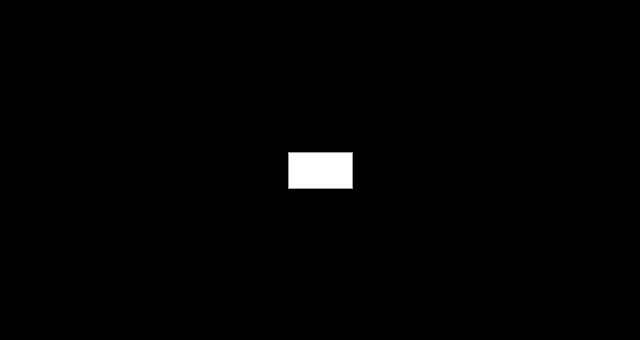
Frame 1 (no input)
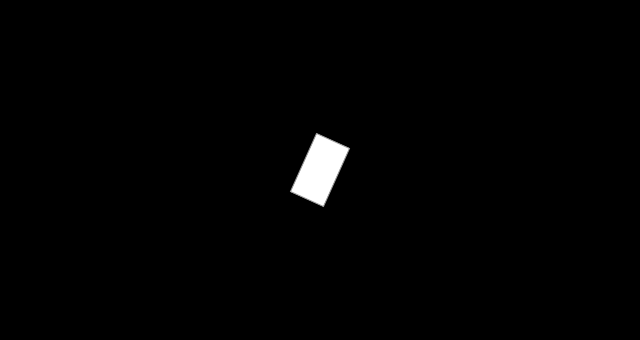
Frame 60 (the mouse pressed at the canvas centre just before this capture)
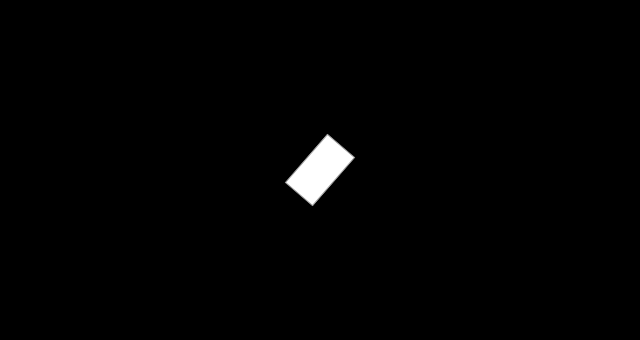
Frame 120 (the mouse held since frame 60 and released just before this capture)

The Processing sketch that drew these frames (run headless with seeded random() and noise(); from frame 60 on, the mouse is pressed at the canvas centre):

// Processing sketch: NoC_03_0_AngularMotion
// ── NoC_03_0_AngularMotion.pde
float a = 0.0;
float aVel = 0.0;
float aAcc = 0.01;

void settings(){
  size(640, 340);
}

void setup(){
}

void draw(){
  background(0);
  
  // to get angular motion, we need to increase the angle each time
  a += aVel;
  aVel += aAcc;
  
  rectMode(CENTER);
  stroke(155);
  fill(255);
  // we need the origin to be the centre of the rect
  translate(width/2, height/2);
  rotate(a);
  // centremode: (x, y, width, height)
  rect(0,0,64,36);
  
}
